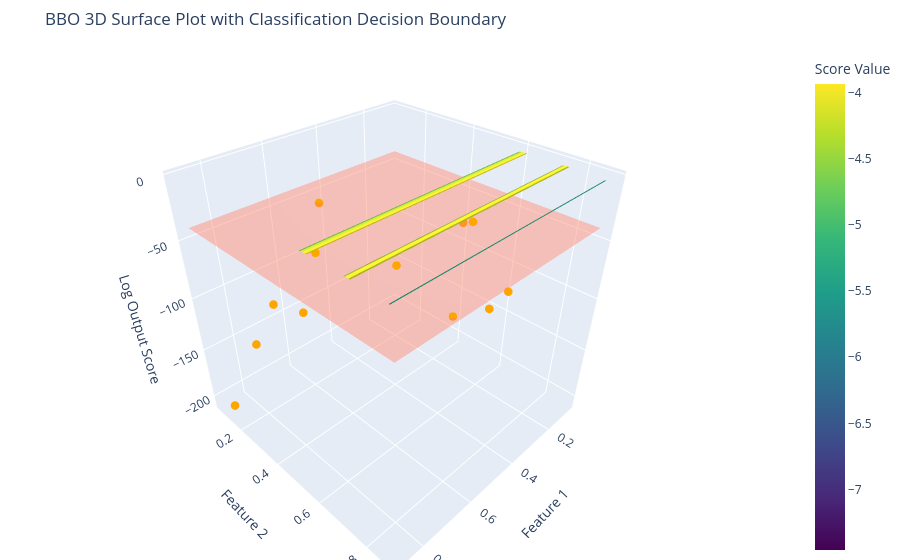

The cell this chart's notebook holds for it:
### Code cell
# ==========================================
# Fit Gaussian Process
# ==========================================

kernel = (
    ConstantKernel(1.0)
    * Matern(length_scale=[1.0, 1.0], nu=1.5)
    + WhiteKernel(noise_level=1e-6)
)

gp = GaussianProcessRegressor(
    kernel=kernel,
    normalize_y=True,
    n_restarts_optimizer=10,
    random_state=0
)

gp.fit(X, y)

# 3. Create a dense grid to map the continuous 3D surface
bounds = list(zip(X.min(axis=0), X.max(axis=0))) # replace with your limits
bounds = np.array(bounds)
x_line = np.linspace(bounds[0, 0], bounds[0, 1], 100)
y_line = np.linspace(bounds[1, 0], bounds[1, 1], 100)
X_grid, Y_grid = np.meshgrid(x_line, y_line)

grid_points = np.vstack([X_grid.ravel(), Y_grid.ravel()]).T

# Predict scores across the entire dense grid
Z_grid = gp.predict(grid_points).reshape(X_grid.shape)
log_Z_grid = np.log10(Z_grid)

# 4. Define the Classification Threshold (e.g., top 20% of outputs are "Good")
threshold = np.percentile(y, 80)
# Create a flat 3D plane reflecting our decision boundary
Z_boundary = np.full_like(Z_grid, fill_value=threshold)

# 5. Construct the Interactive Plotly 3D Figure
fig = go.Figure()

# Trace 1: The Predicted Continuous Response Surface
fig.add_trace(go.Surface(
    x=x_line, y=y_line, z=log_Z_grid,
    colorscale='Viridis',
    name='Predicted Landscape',
    colorbar=dict(title='Score Value')
))

# Trace 2: The Semi-Transparent Decision Boundary Plane
fig.add_trace(go.Surface(
    x=x_line, y=y_line, z=np.log10(Z_boundary),
    colorscale='Reds',
    opacity=0.4,
    showscale=False,
    name='Good/Bad Threshold'
))

# Trace 3: Real Evaluated Points (Scatter)
fig.add_trace(go.Scatter3d(
    x=X[:, 0], y=X[:, 1], z=log_y,
    mode='markers',
    marker=dict(size=5, color='orange', symbol='circle'),
    name='Submitted Queries'
))

# Layout configurations for crisp visualization
fig.update_layout(
    title='BBO 3D Surface Plot with Classification Decision Boundary',
    scene=dict(
        xaxis_title='Feature 1',
        yaxis_title='Feature 2',
        zaxis_title='Log Output Score'
    ),
    margin=dict(l=0, r=0, b=0, t=50)
)

# Display the interactive window
fig.show()
